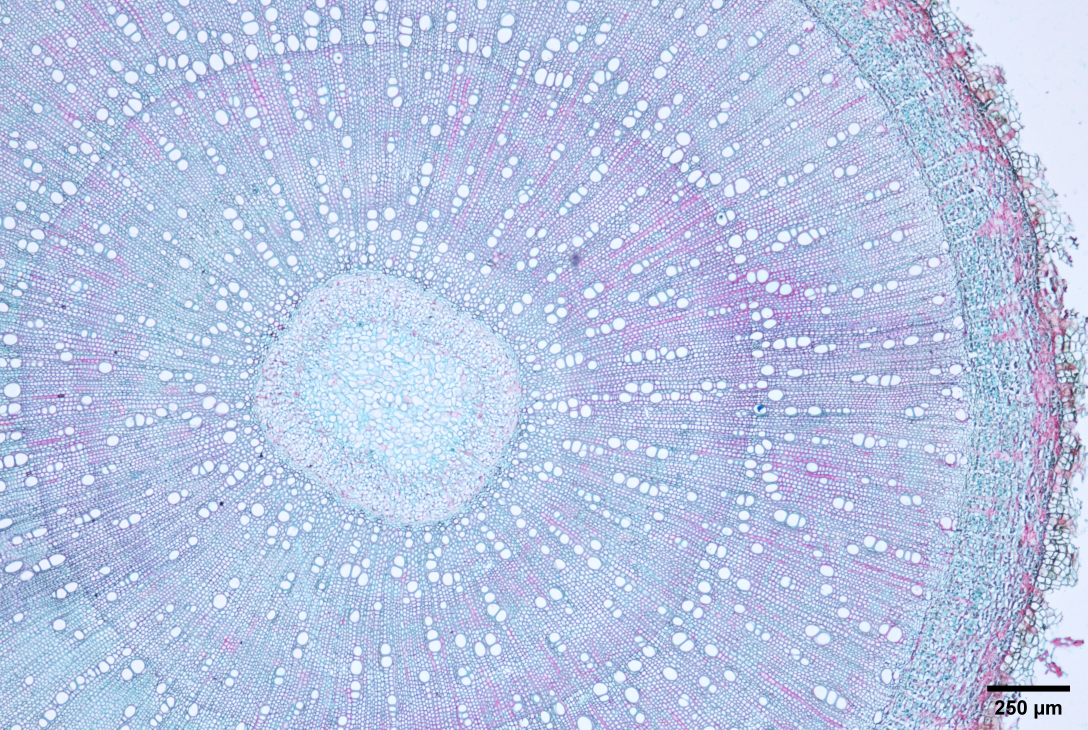
#> input picture Paraffin Section Model/datasets/region1_pose/images/train/11-3   4X.jpg, 5440 x 3648 px (shown at 1/5 size)
$ python -i scale.py   (imports and definitions only)
#> lines starting #> are read from the running program, lines starting #| are printed output that depends on the picture; after the words box and inside, x2 and y2 are one past the last pixel; in counts of white or black regions, pixels touching at a corner belong together
#> further down, picture is the input picture: shape (3648, 5440, 3); mean B, G, R 228, 197.4, 183.9
"""Scale bar detection and pixel-to-micron conversion."""

from __future__ import annotations

from dataclasses import dataclass

import cv2
import numpy as np


# Printed scale-bar lengths (µm) by magnification. Region-1 2X/4X bars
# read "500 µm" / "250 µm" on the micrographs (not 5000 / 2500).
MAGNIFICATION_TO_MICRONS: dict[int, float] = {
    2: 500.0,
    4: 250.0,
    10: 100.0,
    20: 50.0,
    40: 25.0,
}

# Typical black-bar width on this camera (region-2 10X is ~412 px).
FALLBACK_BAR_PX = 412.0


@dataclass
class ScaleInfo:
    bar_pixels: float
    microns: float
    um_per_pixel: float


def detect_scale_bar_pixels(img: np.ndarray) -> float | None:
    """Detect the printed black horizontal scale bar (bottom-right ROI)."""
    h, w = img.shape[:2]
#> h = 3648; w = 5440
    roi = img[int(h * 0.84) :, int(w * 0.68) :]
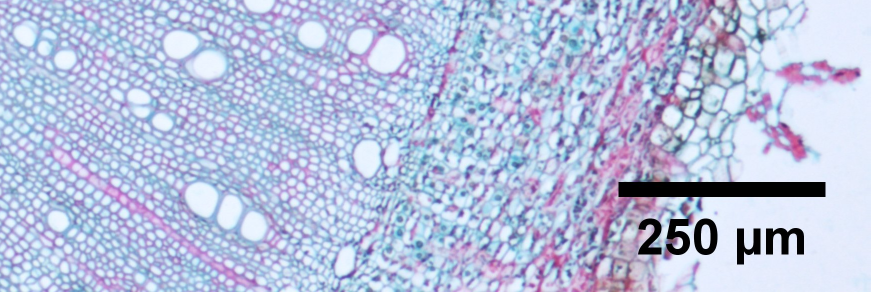
#> roi: shape (584, 1741, 3) (shown at 1/2 size); mean B, G, R 221.1, 192.6, 182.4
    gray = cv2.cvtColor(roi, cv2.COLOR_BGR2GRAY)
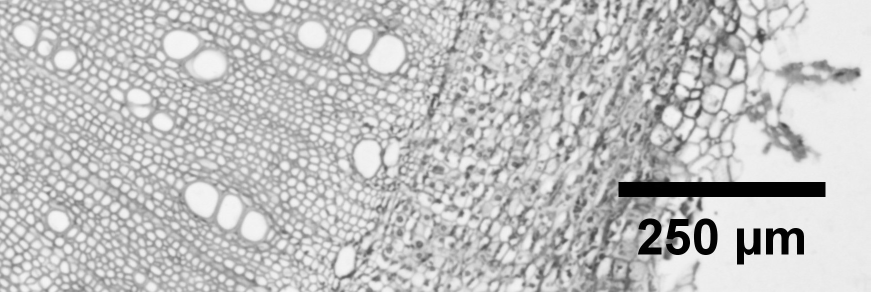
#> gray: shape (584, 1741) (shown at 1/2 size); min 0, max 254, mean 192.8
    black = (gray < 80).astype(np.uint8) * 255
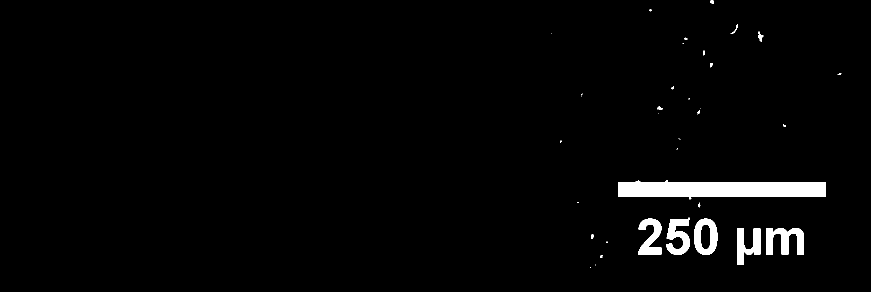
#> black: shape (584, 1741) (shown at 1/2 size); 2.3% white; 37 white regions (21 under 20 px), largest, box (x1, y1, x2, y2) and area: (1237, 360, 1651, 399) 12472, (1532, 456, 1608, 509) 2471, (1332, 435, 1380, 510) 2035
    black = cv2.morphologyEx(black, cv2.MORPH_CLOSE, np.ones((3, 15), np.uint8))
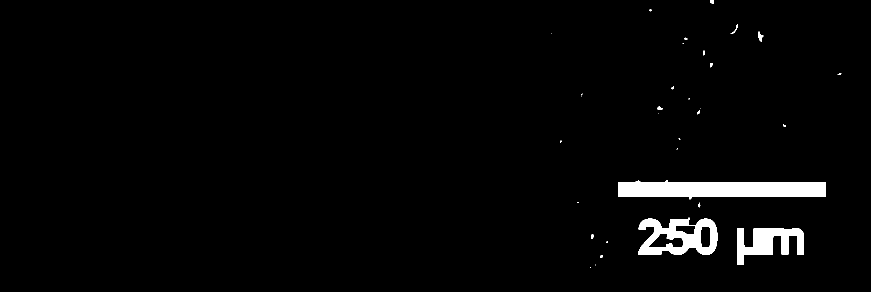
#> black: shape (584, 1741) (shown at 1/2 size); 2.5% white; 32 white regions (18 under 20 px), largest, box (x1, y1, x2, y2) and area: (1237, 360, 1651, 399) 12478, (1276, 435, 1435, 510) 6672, (1474, 456, 1608, 529) 5237
    n_lab, _, stats, _ = cv2.connectedComponentsWithStats(black)
#> n_lab = 33; stats = 33 rows, first 6: [0, 0, 1741, 584, 991783], [1421, 0, 6, 8, 43], [1299, 19, 4, 4, 13], [1461, 48, 15, 19, 54], [1516, 63, 11, 21, 112], [1103, 66, 1, 1, 1]
    in_range: list[float] = []
    for i in range(1, n_lab):
        _x, _y, bw, bh, _area = stats[i]
        # 2X bars ~439 px, 4X ~414 px. Height can include the "250 µm" label.
        if not (350 <= bw <= 500 and 3 <= bh <= 130):
            continue
        if bw / max(bh, 1) < 3:
            continue
        if bw > roi.shape[1] * 0.98:
            continue
        in_range.append(float(bw))
#> this loop made 32 passes
#> (bw, bh) on passes 1 to 12: (6, 8), (4, 4), (15, 19), (11, 21), (1, 1), (7, 5), (3, 2), (4, 10), (5, 9), (8, 4), (5, 7), (2, 3)
#> after the loop, in_range = [414]
    if in_range:
        return max(in_range)
    return None


def get_scale_info(img: np.ndarray, magnification: int) -> ScaleInfo | None:
    bar_px = detect_scale_bar_pixels(img)
    if bar_px is None or bar_px <= 0:
        bar_px = FALLBACK_BAR_PX
    microns = MAGNIFICATION_TO_MICRONS.get(magnification, 500.0)
    return ScaleInfo(bar_pixels=bar_px, microns=microns, um_per_pixel=microns / bar_px)


def pixels_to_microns(pixels: float, scale: ScaleInfo) -> float:
    return pixels * scale.um_per_pixel

>>> import cv2
>>> picture = cv2.imread('../../Paraffin Section Model/datasets/region1_pose/images/train/11-3   4X.jpg')
>>> result = detect_scale_bar_pixels(picture)
#> result = 414

$ run again, on Paraffin Section Model/datasets/region1_pose/images/train/45-3   4X.jpg
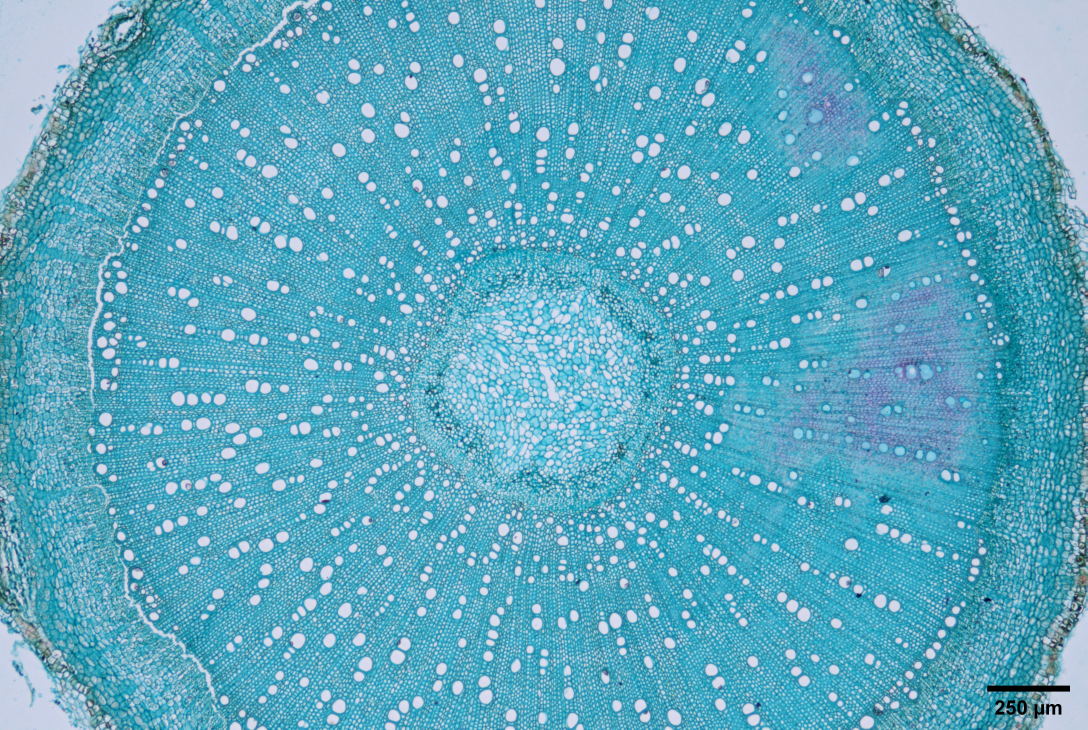
#> input picture Paraffin Section Model/datasets/region1_pose/images/train/45-3   4X.jpg, 5440 x 3648 px (shown at 1/5 size)
#> picture is the input picture: shape (3648, 5440, 3); mean B, G, R 191.3, 167.9, 90.8
#> in detect_scale_bar_pixels, `gray = cv2.cvtColor(roi, cv2.COLOR_BGR2GRAY)`:
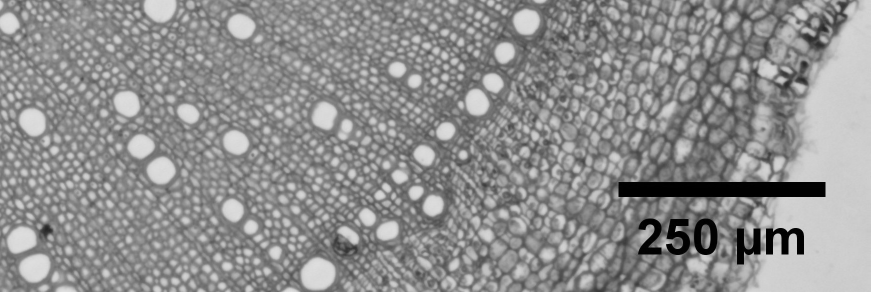
#> gray: shape (584, 1741) (shown at 1/2 size); min 0, max 226, mean 142.6
#> in detect_scale_bar_pixels, `black = cv2.morphologyEx(black, cv2.MORPH_CLOSE, np.ones((3, 15), np.u..`:
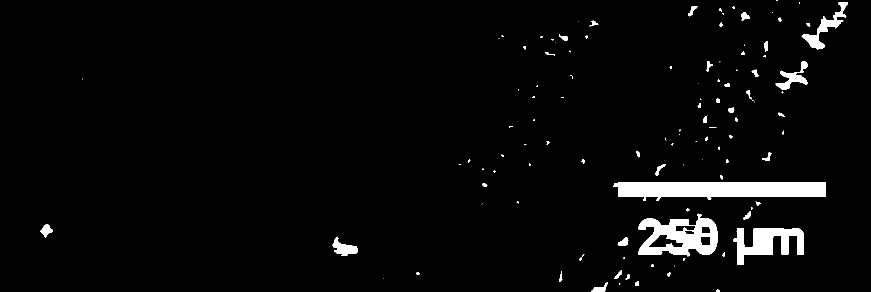
#> black: shape (584, 1741) (shown at 1/2 size); 3.3% white; 116 white regions (59 under 20 px), largest, box (x1, y1, x2, y2) and area: (1226, 364, 1651, 402) 12596, (1276, 427, 1435, 513) 7550, (1467, 456, 1608, 529) 5311
#> n_lab = 117; stats = 117 rows, first 6: [0, 0, 1741, 584, 982853], [1553, 0, 3, 2, 5], [1598, 5, 2, 2, 4], [1603, 4, 93, 95, 2038], [1376, 12, 19, 21, 153], [1465, 13, 5, 4, 17]
#> the loop in detect_scale_bar_pixels, `for i in range(1, n_lab):` made 116 passes
#> (bw, bh) on passes 1 to 8: (3, 2), (2, 2), (93, 95), (19, 21), (5, 4), (4, 8), (17, 17), (2, 2)
#> after the loop in detect_scale_bar_pixels, `for i in range(1, n_lab):`: in_range = [425]
#> result = 425

$ run again, on Paraffin Section Model/datasets/region1_pose/images/train/47-3   4X.jpg
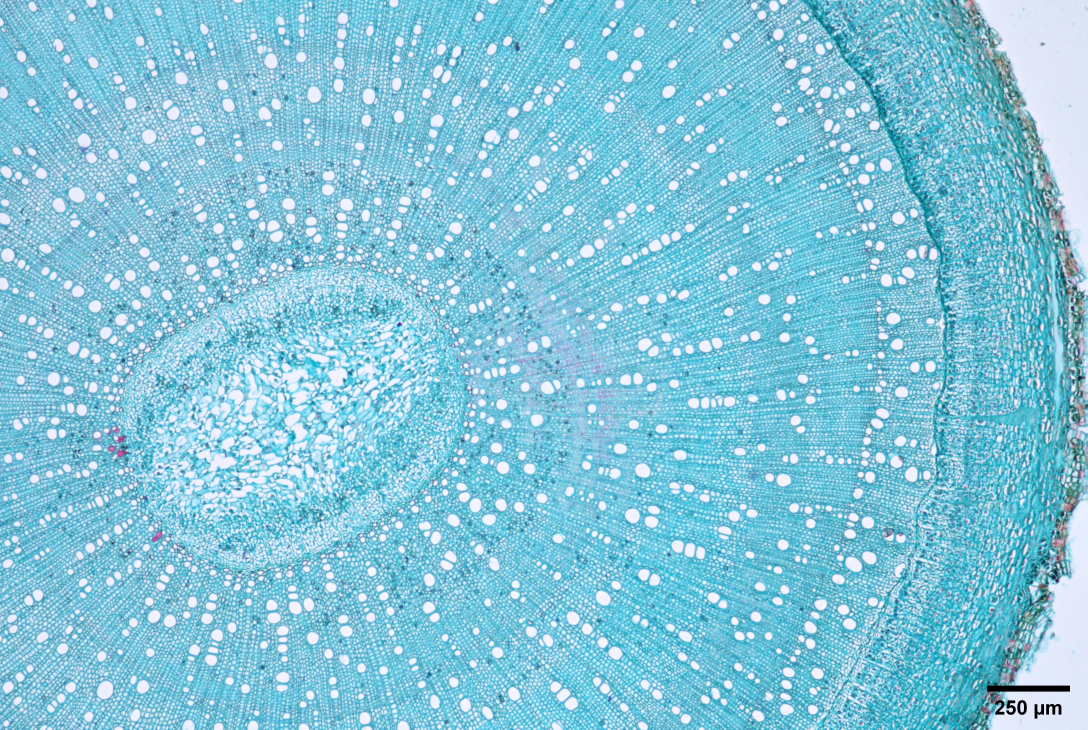
#> input picture Paraffin Section Model/datasets/region1_pose/images/train/47-3   4X.jpg, 5440 x 3648 px (shown at 1/5 size)
#> picture is the input picture: shape (3648, 5440, 3); mean B, G, R 218.9, 197.2, 131.5
#> in detect_scale_bar_pixels, `gray = cv2.cvtColor(roi, cv2.COLOR_BGR2GRAY)`:
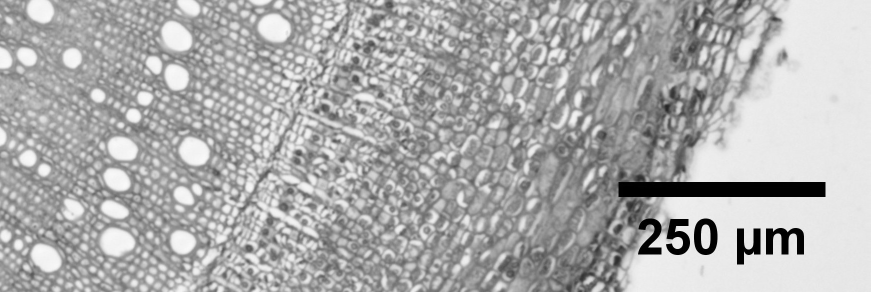
#> gray: shape (584, 1741) (shown at 1/2 size); min 0, max 254, mean 172.3
#> in detect_scale_bar_pixels, `black = cv2.morphologyEx(black, cv2.MORPH_CLOSE, np.ones((3, 15), np.u..`:
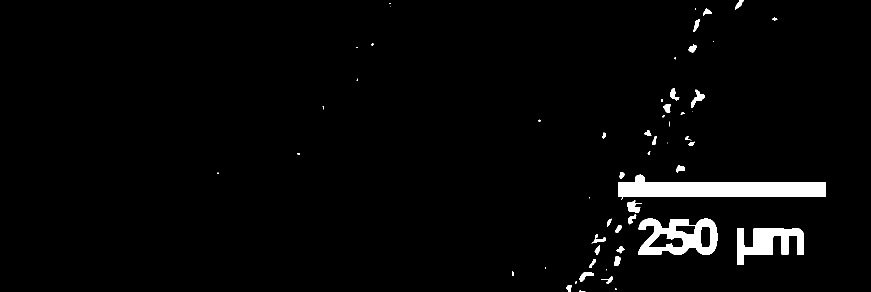
#> black: shape (584, 1741) (shown at 1/2 size); 2.8% white; 56 white regions (22 under 20 px), largest, box (x1, y1, x2, y2) and area: (1237, 349, 1651, 400) 12672, (1276, 437, 1435, 510) 6631, (1474, 456, 1608, 529) 5237
#> n_lab = 57; stats = 57 rows, first 6: [0, 0, 1741, 584, 988015], [1470, 0, 18, 20, 145], [778, 6, 3, 2, 5], [781, 13, 1, 1, 1], [1390, 16, 2, 4, 7], [1406, 17, 18, 14, 121]
#> the loop in detect_scale_bar_pixels, `for i in range(1, n_lab):` made 56 passes
#> (bw, bh) on passes 1 to 8: (18, 20), (3, 2), (1, 1), (2, 4), (18, 14), (10, 6), (13, 26), (2, 2)
#> after the loop in detect_scale_bar_pixels, `for i in range(1, n_lab):`: in_range = [414]
#> result = 414
